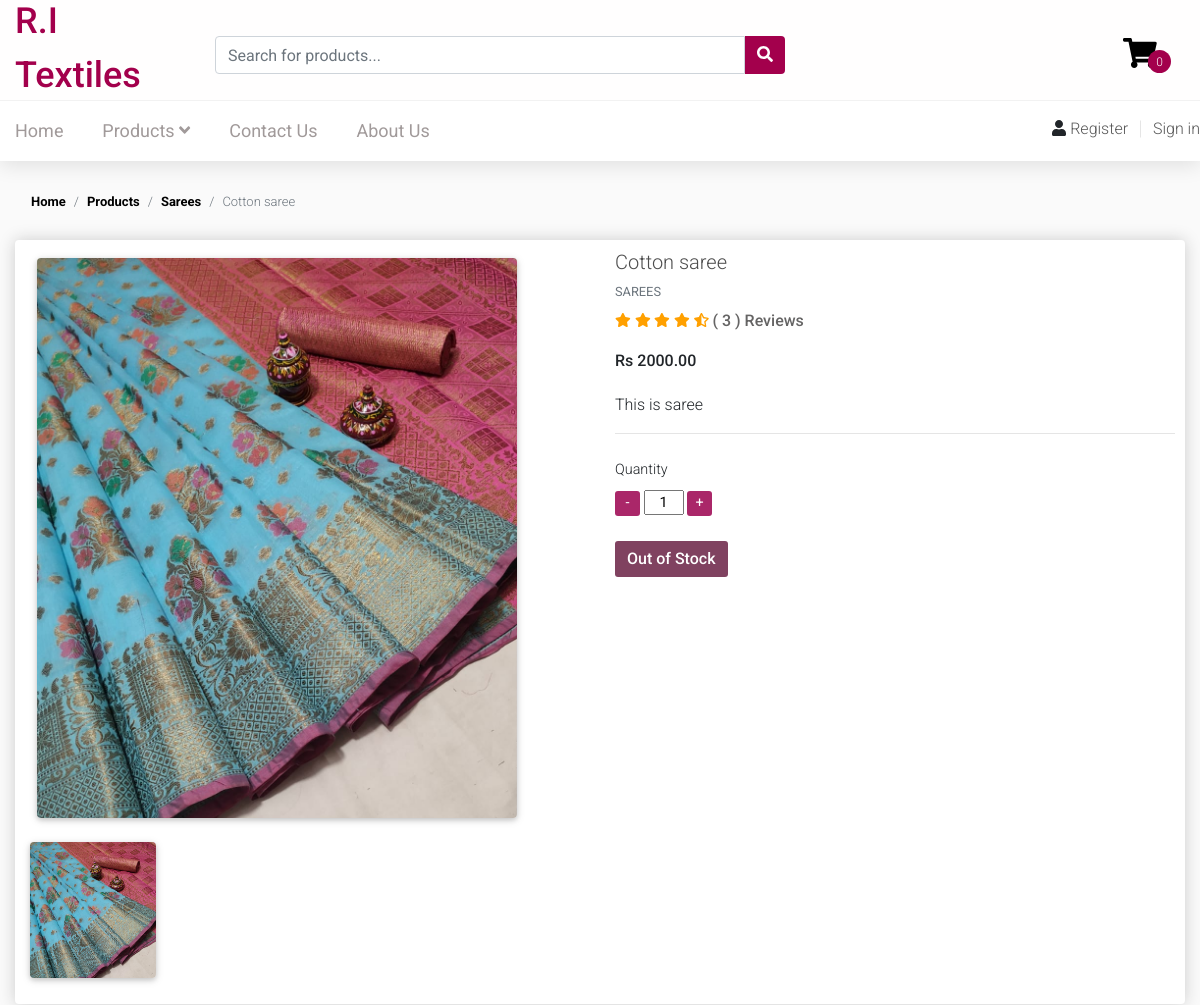
Before: /products/2/ (upper part) with the older database file.
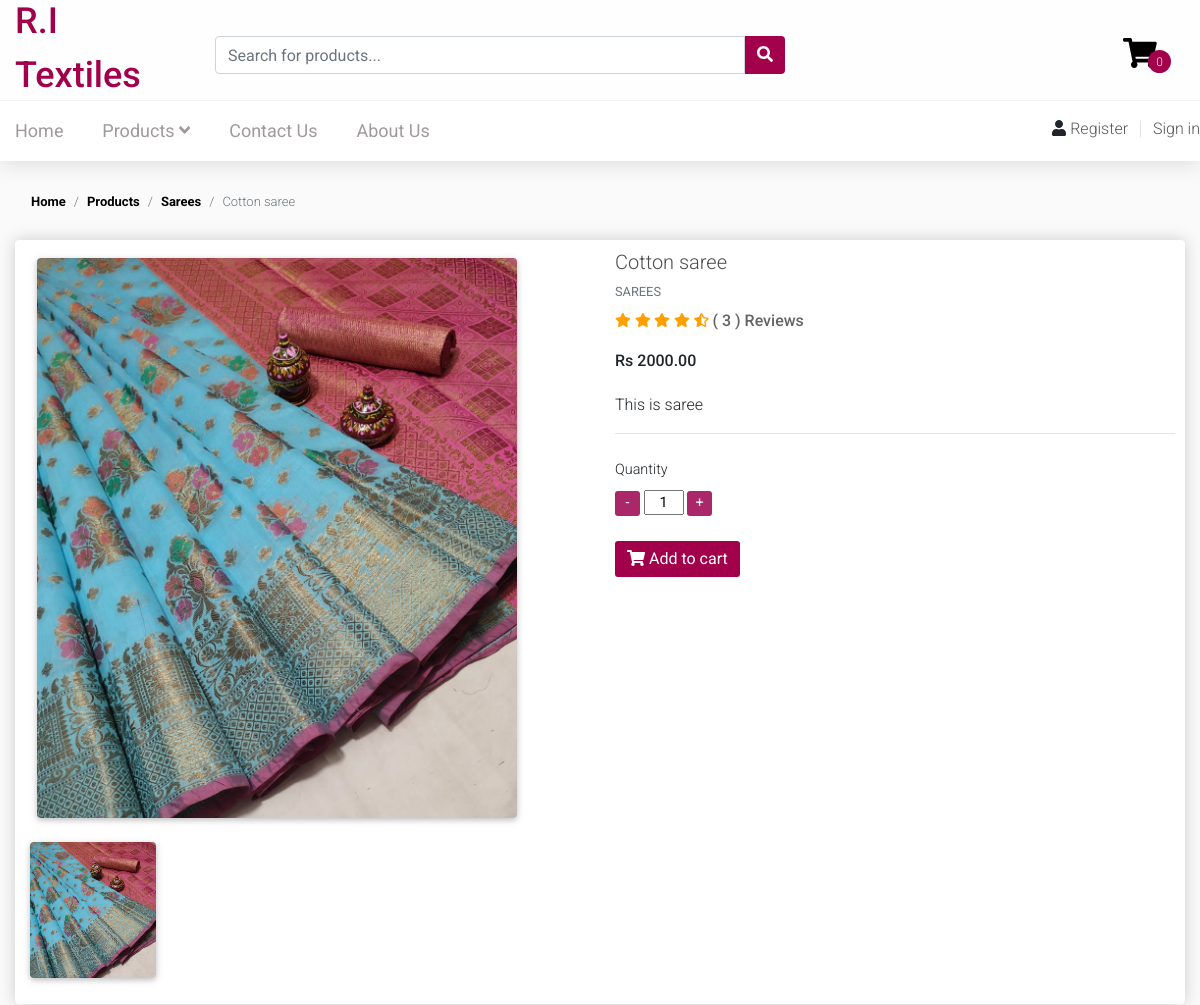
After: the same page with the newer database file.
### store/models.py (models this page shows, shortened)
class Product(models.Model):
    name = models.CharField(max_length=200, null=True)
    description = models.CharField(max_length=300,null=True)
    category = models.ForeignKey(Categories, on_delete=models.SET_NULL, blank=True, null=True)
    material = models.ForeignKey(Material, on_delete=models.SET_NULL, blank=True, null=True)
    price = models.DecimalField(max_digits=7,decimal_places=2)
    stock = models.IntegerField(default=0,null=True)
    available = models.BooleanField(default=False, null=True, blank=False )
    digital = models.BooleanField(default=False, null=True, blank=False )
    dyeable = models.BooleanField(default=False, null=True, blank=False )
    image = models.ImageField(null=True, blank=True)
    @property
    def imageURL(self):
        try:
            url = self.image.url
        except:
            url= ''
        return url
    @property
    def avg_review(self):
        total=None
        reviews = Reviews.objects.filter(product=self)
        temp = [review.rating for review in reviews]
        if sum(temp):
            total = sum(temp)/len(temp)
        return total

class Categories(models.Model):
    category = models.CharField(max_length=30, null = True)
    def __str__(self):
        return self.category

class Reviews(models.Model):
    customer = models.ForeignKey(User,on_delete=models.SET_NULL,blank=True,null=True)
    product = models.ForeignKey(Product,on_delete=models.CASCADE,blank=True,null=True)
    comment = models.TextField()
    date_added = models.DateField(auto_now_add=True)
    rating = models.IntegerField(default=0,validators=[MaxValueValidator(5),MinValueValidator(0),])

### store/views.py (the view, shortened to what this page needs)
# urls.py: path('products/<int:myid>/',views.productsView,name='productsview'),
def productsView(request,myid):
    if request.user.is_authenticated:
        customer = request.user
        order, created = Order.objects.get_or_create(customer=customer , complete=False)
        items = order.orderitem_set.all()
        cartItems = order.get_cart_item
    else:
        items = []
        order = {'get_cart_total':0,'get_cart_item':0,'shipping': False}
        cartItems = order['get_cart_item']
    product = Product.objects.get(id=myid)
    reviews = Reviews.objects.filter(product=product)
    images = Images.objects.filter(product=product)
    categories = Categories.objects.all()
    context={'product':product,'images':images,'cartItems':cartItems,'reviews':reviews[::-1],'categories':categories}
    return render(request,'store/productsview.html',context)

### store/templates/store/productsview.html (shortened to what this page needs)
{% extends 'store/main.html' %}
{% load static %}
{% block content %}
<link rel="stylesheet" href="https://cdnjs.cloudflare.com/ajax/libs/font-awesome/4.7.0/css/font-awesome.min.css">
<div class="container margin-top">
  <div class="">
    <nav style="font-size:small;" aria-label="breadcrumb" class="mt-4">
      <ol class="breadcrumb" style="background-color: #00000000;">
        <li class="breadcrumb-item"><a style="color: black;font-weight: bold;" href="/">Home</a></li>
        <li class="breadcrumb-item"><a style="color: black;font-weight: bold;" href="/products">Products</a></li>
        <li class="breadcrumb-item"><a style="color: black;font-weight: bold;"
            href="/products/?category={{product.category.id}}">{{product.category}}</a></li>
        <li class="breadcrumb-item active" aria-current="page">{{product.name}} </li>
      </ol>
    </nav>
    <section class="mb-4 box-element">
      <div class="row">
        <div class="col-md-6 mb-4 mb-md-0">
          <div class="mdb-lightbox">
            <div class="row product-gallery mx-1">
              <div class="col-12 mb-0">
                <figure class="view overlay rounded z-depth-1 main-img" style="max-width:30rem;max-height: 35rem;">
                  <a href="{{product.imageURL}}" data-size="">
                    <img src="{{product.imageURL}}" class="img-fluid " style="margin: auto; width:30rem;">
                  </a>
                </figure>
              </div>
              <div class="col-12">
                <div class="row">
                  <div class="col-3">
                    <div class="view overlay rounded z-depth-1 gallery-item hoverable" style="max-height: 8.5rem;">
                      <img src="{{product.imageURL}}" class="img-fluid">
                    </div>
                  </div>
                </div>
              </div>
            </div>
          </div>
        </div>
        <div class="col-md-6">
          <h5>{{product.name}}</h5>
          <p class="mb-2 text-muted text-uppercase small">{{product.category}}</p>
          <ul class="rating">
            <li>
              <i
                class="fa-star fa-sm  {% if product.avg_review < 1 or not product.avg_review %}far{% else %}fas{% endif %} "></i>
            </li>
            <li>
              <i
                class="fa-sm {% if product.avg_review > 1 and product.avg_review < 2  %}fas fa-star-half-alt{% elif product.avg_review < 2 or not product.avg_review %}far fa-star{% else %}fas fa-star{% endif %} "></i>
            </li>
            <li>
              <i
                class=" fa-sm  {% if product.avg_review > 2 and product.avg_review < 3  %}fas fa-star-half-alt{% elif product.avg_review < 3 or not product.avg_review %}far fa-star{% else %}fas fa-star{% endif %} "></i>
            </li>
            <li>
              <i
                class=" fa-sm {% if product.avg_review > 3 and product.avg_review < 4  %}fas fa-star-half-alt{% elif product.avg_review < 4 or not product.avg_review %}far fa-star{% else %}fas fa-star{% endif %} "></i>
            </li>
            <li>
              <i
                class=" fa-sm {% if product.avg_review > 4 and product.avg_review < 5  %}fas fa-star-half-alt {% elif product.avg_review < 5 or not product.avg_review %}fa-star far{% else %}fas fa-star{% endif %} "></i>
            </li>
            <span style=" color: rgba(78, 77, 77, 0.87);font-weight: 500;">( {{ reviews|length }} ) Reviews</span>
          </ul>
          <p><span class="mr-1"><strong>Rs {{product.price}}</strong></span></p>
          <p class="pt-1">{{product.description}}</p>
          <hr>
          <div class="table-responsive mb-2">
              <form id="add-prod-form" action="" method="POST">
                <table class="table table-sm table-borderless">
                  <tbody>
                    <tr>
                      <td class="pl-0 pb-0 w-25 ">Quantity</td>
                    </tr>
                    <tr>
                      <td class="pl-0 ">
                        <input type='button' value='-' class='qtyminus btn-success' field='quantity' />
                        <input class="qty" type='number' min="1" max="5" name='quantity' value='1' />
                        <input type='button' value='+' class='qtyplus btn-success' field='quantity' />
                      </td>
                    </tr>
                  </tbody>
                </table>
                {% if product.available %}
                {% if user.is_authenticated %}
                <button id="add-to-cart" type="submit" class="btn btn-success btn-md mr-1 mb-2 "><i
                    class="fas fa-shopping-cart" style="font-size: medium;color: white;"></i> Add to cart</button>
                {% else %}
                <a href="http://127.0.0.1:8000/login/?next=/products/{{product.id}}/"
                  class="btn btn-success btn-md mr-1 mb-2"><i class="fas fa-shopping-cart"
                    style="font-size: medium;color: white;"></i> Add to cart</a>
                {% endif %}
                {% else %}
                <button class="btn btn-success btn-md mr-1 mb-2 my-disabled"><strong>Out of Stock</strong></button>
                {% endif %}
              </form>
          </div>
        </div>
      </div>
    </section>
</div>
</div>
{% endblock %}

### store/templates/store/main.html (shortened to what this page needs)
<!DOCTYPE html>
{% load static %}
<html>
<head>
    <link rel="stylesheet" href="https://stackpath.bootstrapcdn.com/bootstrap/4.4.1/css/bootstrap.min.css"
>
    <link rel="stylesheet" href="{% static 'css/mdb-pro.min.css' %}">
    <link rel="stylesheet" href="{% static 'css/main.css' %}">
    <link rel="stylesheet" href="{% static 'css/input.css' %}">
</head>
<body>
    <header class="header fixed-top">
        <div class="header_main" style="background-color:rgb(255, 254, 254);">
            <div class="container">
                <div class="row">
                    <div class="col-lg-2 col-sm-3 col-3 order-1">
                        <div class="logo_container">
                            <div class="logo"><a href="{% url 'home' %}">R.I Textiles</a></div>
                        </div>
                    </div>
                    <div class="col-lg-6 col-12 order-lg-2 order-3 text-lg-left text-right">
                        <div class="header_search">
                            <div class="header_search_content">
                                <form class="input-group" action="/search" method="GET">
                                    <input type="search" name="search" required="required" class="form-control"
                                        placeholder="Search for products...">
                                    <button class="btn btn-success" style="border-radius: 0px 4px 4px 0px;"
                                        type="submit">
                                        <i class="fa fa-search"></i>
                                    </button>
                                </form>
                            </div>
                        </div>
                    </div>
                    <div class="col-lg-4 col-9 order-lg-3 order-2 text-lg-left text-right">
                        <div class="wishlist_cart d-flex flex-row align-items-center justify-content-end">
                            <a href="{% url 'cart' %}">
                                <div class="cart">
                                    <div class="cart_container d-flex flex-row align-items-center justify-content-end">
                                        <div class="cart_icon"> <i class="fas fa-shopping-cart"></i>
                                            <div class="cart_count"><span id="total-items">{{cartItems}}</span></div>
                                        </div>
                                    </div>
                                </div>
                            </a>
                        </div>
                    </div>
                </div>
            </div>
        </div>
        <nav class="main_nav">
            <div class="container">
                <div class="row">
                    <div class="col">
                        <div class="main_nav_content d-flex flex-row">
                            <div class="main_nav_menu">
                                <ul class="standard_dropdown main_nav_dropdown">
                                    <li><a id="{% block homeactive %} {% endblock homeactive %}" href="{% url 'home' %}"
                                            class="">Home</a></li>
                                    <li class="hassubs"> <a id="{% block prodactive %} {% endblock prodactive %}"
                                            href="#" class="">Products <i class="fa fa-angle-down"></i></a>
                                    </li>
                                    <li class=""> <a id="{% block contactactive %} {% endblock contactactive %}"
                                            href="{% url 'contactus' %}" class="">Contact Us</a>
                                    </li>
                                    <li class=""> <a id="{% block aboutactive %} {% endblock aboutactive %}"
                                            href="{% url 'aboutus' %}" class="">About Us</a>
                                    </li>
                                </ul>
                            </div>
                        </div>
                    </div>
                    <div class="top_bar_user top_bar_user_long">
                        <i class="fa fa-user"></i>
                        {% if not request.user.is_authenticated %}
                        <div><a href="{% url 'register' %}">Register</a></div>
                        <div><a href="{% url 'login' %}">Sign in</a></div>
                        {% elif request.user.is_authenticated %}
                        <div><a href="{% url 'profile' %}">{{request.user.first_name}}</a></div>
                        <div><a href="{% url 'logout' %}">Log Out</a></div>
                        {% endif %}
                    </div>
                </div>
            </div>
        </nav>
    </header>
    {% block content %}
    {% endblock content %}
</body>
</html>

Changed rows visible on the page:
changed Product "Cotton saree": available False → True (drawn)
Other visible differences:
text no longer shown: "Out of Stock"
text now shown: "Add to cart"
